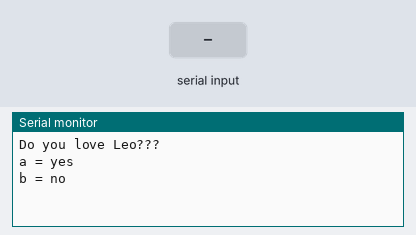
Recording of a sketch running on a simulated Arduino Uno, built with avr-gcc and run on an emulated ATmega328P. Parts: the last lines printed to the serial monitor. The inputs (shaded band) are chosen by the test bench.

Above: at 1.2 s.
1.3 s: "a" received over Serial
At 2.3 s:
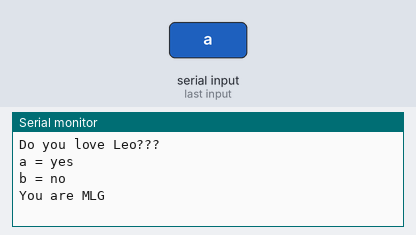
2.8 s: "b" received over Serial
At 3.5 s:
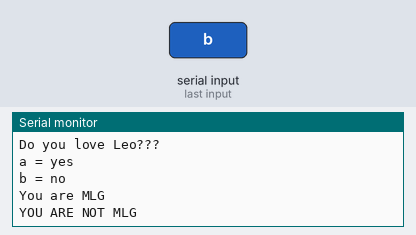
4.3 s: "1" received over Serial
At 5.8 s:
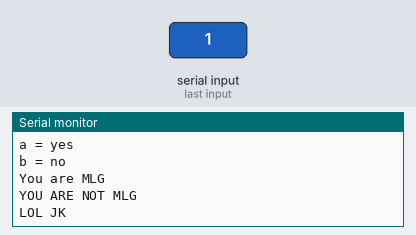

The sketch:

LEO_LOVE_GAME.ino
```cpp
/****
 * Function that lets user respond to a question with yes or no
 * Parameters:
 * int a                represents the integer translation of the character input by the user
 *                      via the Serial.read function
 * Return value         none
 */


int a;

void setup() {
  Serial.begin(9600);
  Serial.println("Do you love Leo???");
  Serial.println("a = yes \nb = no");
}

void loop() {


  if (Serial.available() > 0) {

    a = Serial.read();
      if (a == 97) {
        Serial.println("You are MLG");
      } else {
        if (a == 98) {
          Serial.println("YOU ARE NOT MLG");
        } else {
          Serial.println("LOL JK");
        }
    }


  }
}
```

Measured:
- after the input at 1.3 s, the serial monitor: prints a new line at once (image 1)
- after the input at 2.8 s, the serial monitor: prints a new line at once (image 2)
- after the input at 4.3 s, the serial monitor: prints a new line at once (image 3)
